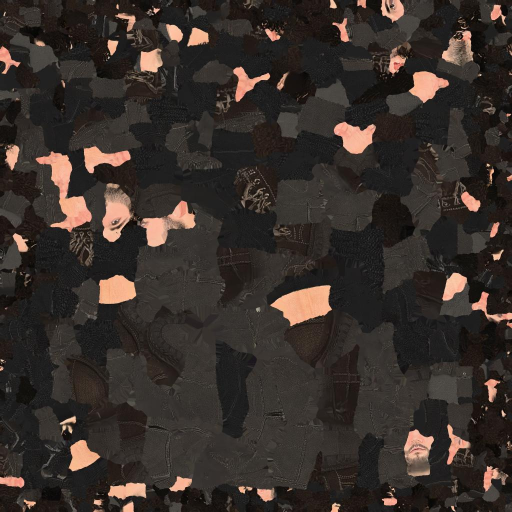
#> input picture assets/models/characters/gdk_realistic_male_textured_mobile_Material_001_Pbr_Diffuse.jpg, 1024 x 1024 px, given in place of gdk_realistic_male_rigged_Material_001_Pbr_Diffuse.jpg, which was not available (shown at 1/2 size)
$ python process_character_textures.py
#> lines starting #> are read from the running program, lines starting #| are printed output that depends on the picture; pictures that were not available may be replaced by others from this repository, and a replacement may not be noted
import os
from PIL import Image, ImageEnhance, ImageOps

base_dir = os.path.abspath(".")
ref_dir = os.path.join(base_dir, "assets/models/characters/references")
orig_diffuse_path = os.path.join(base_dir, "assets/models/characters/gdk_realistic_male_rigged_Material_001_Pbr_Diffuse.jpg")
output_diffuse = os.path.join(base_dir, "assets/models/characters/player_character_diffuse.jpg")

face_ref_path = os.path.join(ref_dir, "user_face_ref.png")
polo_ref_path = os.path.join(ref_dir, "Screenshot 2026-10-27 at 5.45.08 AM.png")

print("Processing textures for user replica...")

base_tex = Image.open(orig_diffuse_path).convert("RGBA")
bw, bh = base_tex.size
#> bw = 1024; bh = 1024

# Target colors from user's photos:
# Skin tone: Warm medium South Asian tone
# Polo shirt: Sandy beige / cream (#CDB89E / RGB: 205, 184, 158)
# Joggers: Washed black / dark charcoal (#252528)

# 1. Warm South Asian skin tint overlay
skin_layer = Image.new("RGBA", (bw, bh), (165, 115, 85, 65))
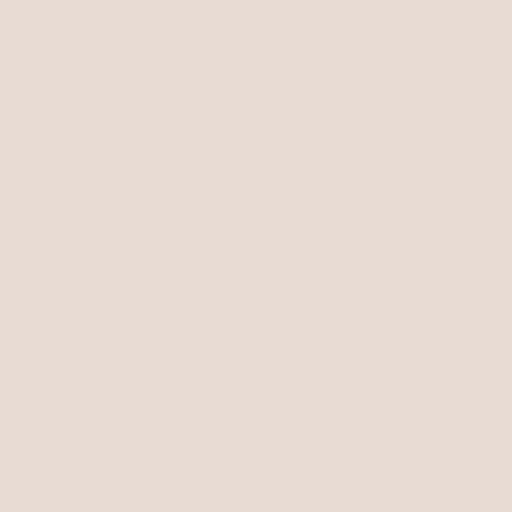
#> skin_layer: PIL image 1024x1024 RGBA (shown at 1/2 size); mean R, G, B, A 165, 115, 85, 65; transparent parts drawn white
blended = Image.alpha_composite(base_tex, skin_layer)
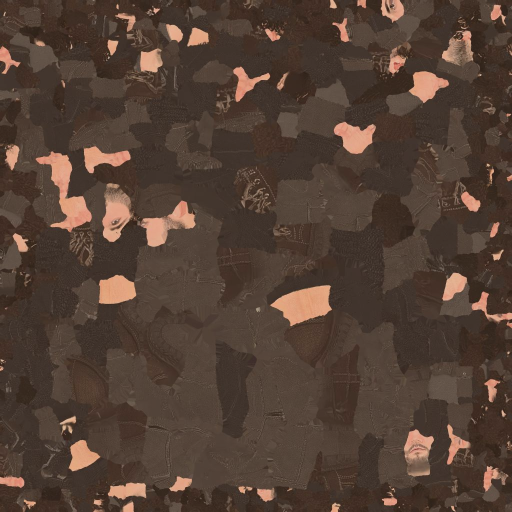
#> blended: PIL image 1024x1024 RGBA (shown at 1/2 size); mean R, G, B, A 83.3, 64.5, 53.5, 255

# 2. Polo shirt tint overlay
polo_layer = Image.new("RGBA", (bw, bh), (208, 186, 158, 60))
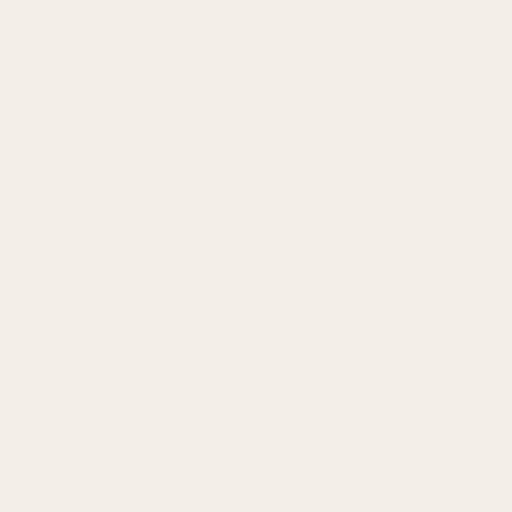
#> polo_layer: PIL image 1024x1024 RGBA (shown at 1/2 size); mean R, G, B, A 208, 186, 158, 60; transparent parts drawn white
blended = Image.alpha_composite(blended, polo_layer)
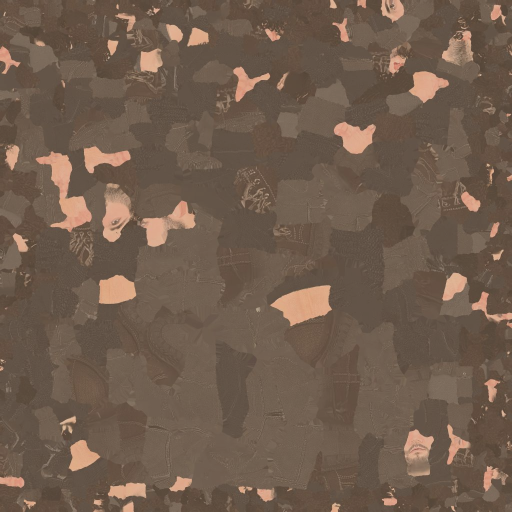
#> blended: PIL image 1024x1024 RGBA (shown at 1/2 size); mean R, G, B, A 112.6, 93.1, 78.1, 255

# 3. Enhance overall contrast and warmth
rgb_result = blended.convert("RGB")
enhancer = ImageEnhance.Color(rgb_result)
rgb_result = enhancer.enhance(1.15)
enhancer = ImageEnhance.Contrast(rgb_result)
rgb_result = enhancer.enhance(1.08)

rgb_result.save(output_diffuse, quality=94)
print(f"Texture generated at: {output_diffuse} ({bw}x{bh})")
#| Texture generated at: tools/assets/models/characters/player_character_diffuse.jpg (1024x1024)
